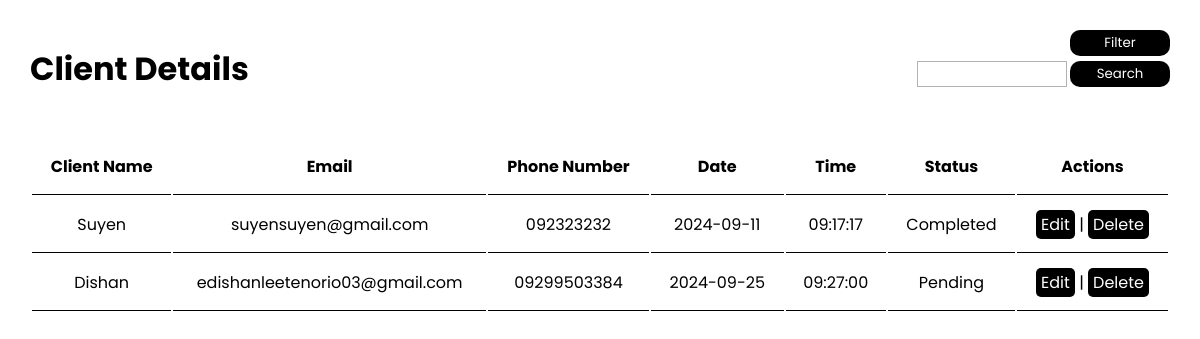
The app's page /PAGES/ADMIN/appointments.php with its own data.
### tables this page shows
CREATE TABLE `appointments` (
  `id` int(11) NOT NULL,
  `client_name` varchar(100) NOT NULL,
  `email` varchar(100) NOT NULL,
  `phone_number` varchar(15) NOT NULL,
  `appointment_date` date NOT NULL,
  `appointment_time` time NOT NULL,
  `status` enum('Pending','Completed','Canceled') DEFAULT 'Pending'
);

### PAGES/ADMIN/appointments.php (the view, shortened to what this page needs)
<!DOCTYPE html>
<html lang="en">
<head>
    <link rel="stylesheet" href="../../CSS/adminadmin.css">
</head>
<body>
    <div class="group">
        <h1>Client Details</h1>
        <div class="block">
            <button>Filter</button>
            <div class="search">
                <div class="search-box"></div>
                <button>Search</button>
            </div>
        </div>
    </div>
    <table id="appointmentsTable" class="display">
        <thead>
            <tr>
                <th>Client Name</th>
                <th>Email</th>
                <th>Phone Number</th>
                <th>Date</th>
                <th>Time</th>
                <th>Status</th>
                <th>Actions</th>
            </tr>
        </thead>
        <tbody>
            <?php
            $servername = "localhost";
            $username = "root";
            $password = "";
            $dbname = "jjk";
            $conn = new mysqli($servername, $username, $password, $dbname);
            $result = $conn->query("SELECT * FROM appointments");
            while ($row = $result->fetch_assoc()) {
                echo "<tr>
                        <td>{$row['client_name']}</td>
                        <td>{$row['email']}</td>
                        <td>{$row['phone_number']}</td>
                        <td>{$row['appointment_date']}</td>
                        <td>{$row['appointment_time']}</td>
                        <td>{$row['status']}</td>
                        <td>
                            <a href='appointment_edit.php?id={$row['id']}'>Edit</a> |
                            <a href='appointment_delete.php?id={$row['id']}' onclick='return confirm(\"Are you sure?\")'>Delete</a>
                        </td>
                    </tr>";
            }
            ?>
        </tbody>
    </table>
</body>
</html>

### CSS/adminadmin.css (style rules this page uses)
* { padding: 0; margin: 0; box-sizing: border-box; font-family: Poppins; }

### PAGES/ADMIN/appointments.php (style rules this page uses)
body, html { width: 100%; padding: 15px; box-sizing: border-box; background: white; color: black; }
.group, h1 { width: 100%; display: flex; align-items: center; }
table { width: 100%; text-align: center; margin-top: 30px; }
th, td { padding: 15px; border-bottom: 1px solid black; }
td a { padding: 3px 5px; background: black; color: white; border-radius: 5px; text-decoration: none; }

### records on screen
appointments: client_name "Suyen", email "suyensuyen@gmail.com", phone_number "092323232", appointment_date "2024-09-11", appointment_time "09:17:17", status "Completed"
appointments: client_name "Dishan", email "edishanleetenorio03@gmail.com", phone_number "09299503384", appointment_date "2024-09-25", appointment_time "09:27:00", status "Pending"
